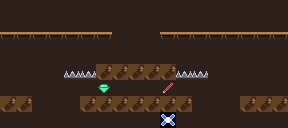

This game map was drawn from its Tiled (.tmx) file and the tilesets committed beside it. A one-line description and the full map source follow:
An orthogonal 18x8 tile map with 16x16 px tiles, 1 tile layer (Tiles).

<map version="1.10" tiledversion="1.11.2" orientation="orthogonal" renderorder="right-down" width="18" height="8" tilewidth="16" tileheight="16" infinite="0" nextlayerid="4" nextobjectid="1">
  <properties>
    <property name="tier" value="1" type="int" />
    <property name="name" value="chunk11" />
  </properties>
  <tileset firstgid="1" source="../cells.tsx" />
  <layer id="1" name="Tiles" width="18" height="8">
    <data encoding="csv">
1,1,1,1,1,1,1,1,1,1,1,1,1,1,1,1,1,1,
1,1,1,1,1,1,1,1,1,1,1,1,1,1,1,1,1,1,
4,4,4,4,4,4,4,1,1,1,4,4,4,4,4,4,4,4,
1,1,1,1,1,1,1,1,1,1,1,1,1,1,1,1,1,1,
1,1,1,1,6,6,2,2,2,2,2,6,6,1,1,1,1,1,
1,1,1,1,1,1,7,1,1,1,10,1,1,1,1,1,1,1,
2,2,1,1,1,2,2,2,2,2,2,2,1,1,1,2,2,2,
1,1,1,1,1,1,1,1,1,1,12,1,1,1,1,1,1,1
</data>
  </layer>
</map>
